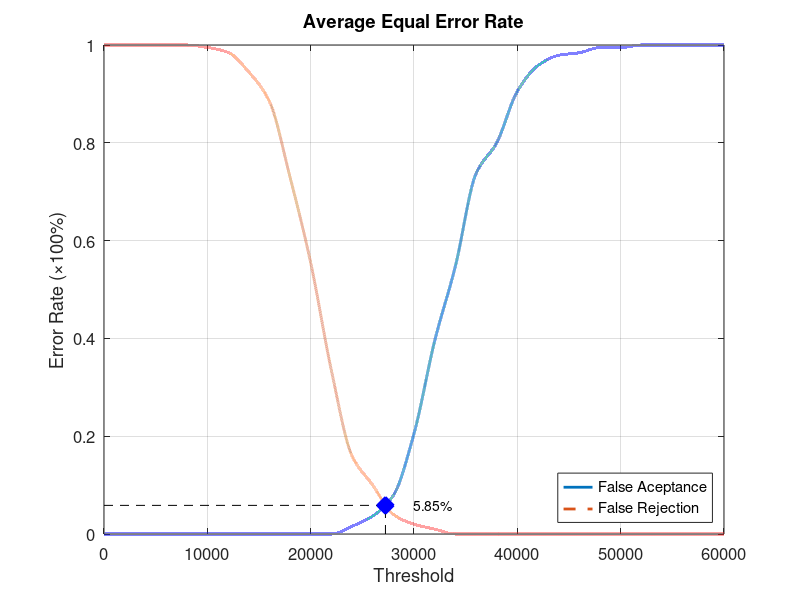
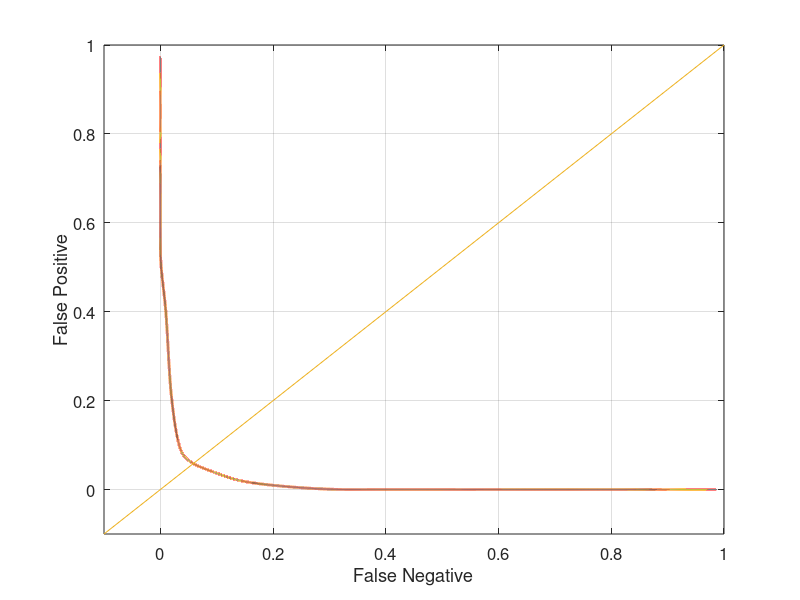

Reproduce these figures in MATLAB, in order.
function yEER = Database2_3
close all;
clear;
clc;
x = 0:2000:60000;
xq = 0:0.5:60000;

y0 = [0 0 0 0 0 0 0 0 0 0 0 0 0.0157895 0.0368421 0.0789474 0.205263 0.394737 0.547368 0.736842 0.8 0.905263 0.957895 0.978947 0.984211 0.994737 0.994737 1 1 1 1 1];
yy0 = interp1(x, y0, xq, 'pchip');
y1 = [1 1 1 1 1 0.995 0.985 0.945 0.885 0.73 0.555 0.335 0.16 0.1 0.04 0.02 0.01 0 0 0 0 0 0 0 0 0 0 0 0 0 0];
yy1 = interp1(x, y1, xq, 'pchip');

% Calculating EER: 
y2 = abs(y0 - y1);
find(y2 == min(y2))
yy2 = abs(yy0 - yy1);
xEER = find(yy2 == min(yy2));
xEERIndex = xq(xEER) % X-axis EER
yEER = yy0(xEER) % Y-axis EER

main = figure
plot(xq, yy0,'-','LineWidth', 2);	hold on
plot(xq, yy1,'--','LineWidth', 2);	hold on
plot([xEERIndex xEERIndex], [0 yEER], 'k--');	hold on
plot([0 xEERIndex], [yEER yEER], 'k--');	hold on
plot(xEERIndex, yEER, 'bx', 'LineWidth', 10);	hold on
text(xEERIndex + 10 * xEERIndex / 100, yEER, [num2str(round((10000 * yEER)) / 100) '%'])
legend('False Aceptance', 'False Rejection', 'Location', 'SouthEast')
xlabel('Threshold')
ylabel('Error Rate (\times100%)')
title('Average Equal Error Rate')
set(gca, 'FontSize', 12)
axis([0 60000 0 1])
grid on

print(main, 'Database2_3Main', '-dpng');
FNRxFPR = figure('Color', [1 1 1]);
plot(yy1, yy0, '-', yy1, yy0, 'LineWidth', 2);
hold on
y = -0.1:0.1:1
plot(y, y); 
set(gca, 'FontSize', 12)
xlabel('False Negative')
ylabel('False Positive')
axis([-0.1 1 -0.1 1])
set(gca, 'FontSize', 12)
grid on

print(FNRxFPR, 'Database2_3FNRxFPR','-dpng');
end
